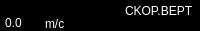
    <widget class="QWidget" name="widget_5" native="true">
     <property name="geometry">
      <rect>
       <x>0</x>
       <y>200</y>
       <width>200</width>
       <height>31</height>
      </rect>
     </property>
     <property name="styleSheet">
      <string notr="true">background-color: rgb(0, 0, 0);
border-color: rgb(0, 0, 0);
border:2px solid;</string>
     </property>
     <widget class="QLabel" name="view_GPStext_11">
      <property name="geometry">
       <rect>
        <x>120</x>
        <y>0</y>
        <width>81</width>
        <height>21</height>
       </rect>
      </property>
      <property name="styleSheet">
       <string notr="true">background:transparent;
color: rgb(255, 255, 255);
font: 57 8pt &quot;aakar&quot;;</string>
      </property>
      <property name="text">
       <string>CKOP.BEPT</string>
      </property>
     </widget>
     <widget class="QLabel" name="view_GPStext_12">
      <property name="geometry">
       <rect>
        <x>0</x>
        <y>13</y>
        <width>41</width>
        <height>20</height>
       </rect>
      </property>
      <property name="styleSheet">
       <string notr="true">background:transparent;
color: rgb(255, 255, 255);
font: 57 9pt &quot;aakar&quot;;</string>
      </property>
      <property name="text">
       <string>0.0</string>
      </property>
     </widget>
     <widget class="QLabel" name="view_GPStext_14">
      <property name="geometry">
       <rect>
        <x>40</x>
        <y>14</y>
        <width>41</width>
        <height>20</height>
       </rect>
      </property>
      <property name="styleSheet">
       <string notr="true">background:transparent;
color: rgb(255, 255, 255);
font: 57 9pt &quot;aakar&quot;;</string>
      </property>
      <property name="text">
       <string>m/c</string>
      </property>
     </widget>
    </widget>
